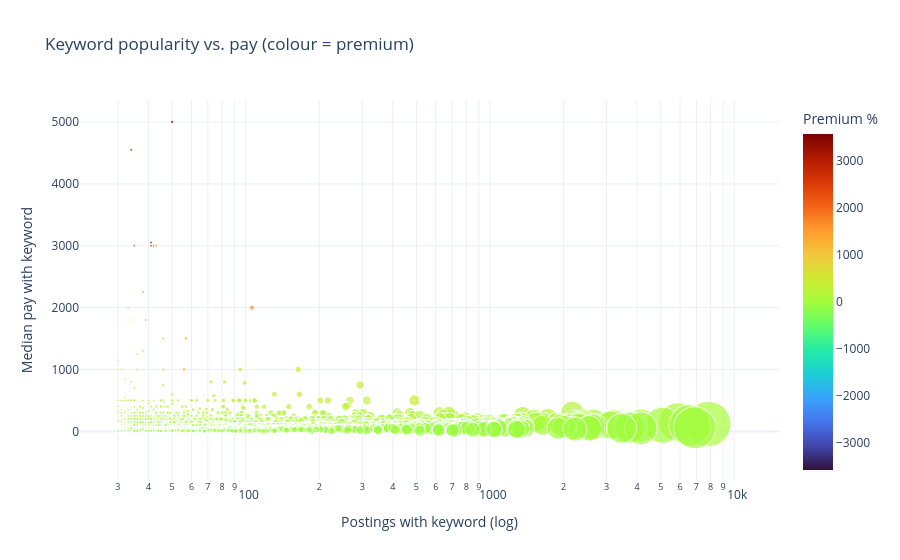

The notebook cell this image was saved under:
### Code cell
# --- D. Where do keyword postings fall in the pay range? ---
sel = pd.concat([pool.nlargest(10, "premium_pct"), pool.nsmallest(10, "premium_pct")])["keyword"].drop_duplicates()
qlab = ["Q1 (lowest)", "Q2", "Q3", "Q4 (highest)"]
quart = pd.qcut(pd.Series(pay).rank(method="first"), 4, labels=qlab)
mat = {k: quart.iloc[Xc.indices[Xc.indptr[index_of[k]]:Xc.indptr[index_of[k] + 1]]]
          .value_counts(normalize=True).reindex(qlab) * 100 for k in sel}
hm = pd.DataFrame(mat).T.sort_values("Q4 (highest)")
fig, ax = plt.subplots(figsize=(9, 0.42 * len(hm) + 2.5))
sns.heatmap(hm, annot=True, fmt=".0f", cmap="plasma", linewidths=.5, ax=ax, cbar_kws={"label": "% of keyword's postings"})
ax.set_ylabel(""); ax.set_title("Share of each keyword's postings by pay quartile")
show_fig(fig, "t1_d_quartile_heatmap")

# --- E. Popularity vs pay (interactive) ---
lim = max(abs(kw["premium_pct"]).max(), 1)
px.scatter(kw, x="n_postings", y="median_with", size="n_postings", color="premium_pct", hover_name="keyword",
           log_x=True, size_max=45, color_continuous_scale="Turbo", range_color=(-lim, lim),
           labels={"n_postings": "Postings with keyword (log)", "median_with": "Median pay with keyword",
                   "premium_pct": "Premium %"},
           title="Keyword popularity vs. pay (colour = premium)").update_layout(template="plotly_white").show()

### Figure 1 — Plotly figure (JSON) as saved in the notebook; plotly's stock layout.template omitted (floating-point values rounded to 4 significant figures; data arrays with more than 128 entries replaced by an {"elided": "..."} marker saying what was removed)
{"data": [{"hovertemplate": "<b>%{hovertext}</b><br><br>Postings with keyword (log)=%{marker.size}<br>Median pay with keyword=%{y}<br>Premium %=%{marker.color}<extra></extra>", "hovertext": {"elided": "2832 str values"}, "legendgroup": "", "marker": {"color": {"elided": "2832 float values"}, "coloraxis": "coloraxis", "size": {"elided": "2832 int values"}, "sizemode": "area", "sizeref": 3.873, "symbol": "circle"}, "mode": "markers", "name": "", "showlegend": false, "type": "scattergl", "x": {"elided": "2832 int values"}, "xaxis": "x", "y": {"elided": "2832 float values"}, "yaxis": "y"}], "layout": {"coloraxis": {"autocolorscale": false, "cmax": 3578.0, "cmin": -3578.0, "colorbar": {"title": {"text": "Premium %"}}, "colorscale": [[0, "#30123b"], [0.07143, "#4145ab"], [0.1429, "#4675ed"], [0.2143, "#39a2fc"], [0.2857, "#1bcfd4"], [0.3571, "#24eca6"], [0.4286, "#61fc6c"], [0.5, "#a4fc3b"], [0.5714, "#d1e834"], [0.6429, "#f3c63a"], [0.7143, "#fe9b2d"], [0.7857, "#f36315"], [0.8571, "#d93806"], [0.9286, "#b11901"], [1, "#7a0402"]]}, "legend": {"itemsizing": "constant", "tracegroupgap": 0}, "title": {"text": "Keyword popularity vs. pay (colour = premium)"}, "xaxis": {"anchor": "y", "domain": [0, 1], "title": {"text": "Postings with keyword (log)"}, "type": "log"}, "yaxis": {"anchor": "x", "domain": [0, 1], "title": {"text": "Median pay with keyword"}}}}
